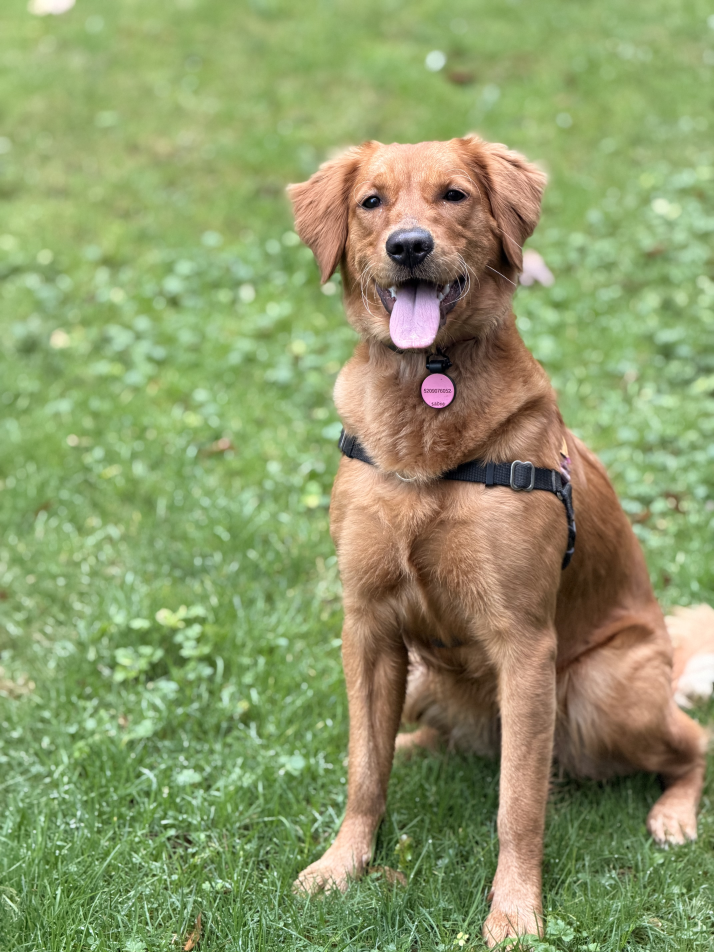
#> input picture skills/community/skills_sh/s/skills-sh_mvanhorn_last30days-skill_last30days/assets/dog-original.jpeg, 4284 x 5712 px (shown at 1/6 size)
$ python portrait.py ../../../../skills_sh/s/skills-sh_mvanhorn_last30days-skill_last30days/assets/dog-original.jpeg out.png
#> lines starting #> are read from the running program, lines starting #| are printed output that depends on the picture
### skills/community/clawhub/s/smart-photo-editor/scripts/exif_utils.py
#!/home/guoxh/.openclaw/venv-clawd/bin/python
"""
EXIF preservation utilities for photo editing.
Reads EXIF from input, preserves through any processing pipeline.
"""
import os
import sys
from typing import Dict, Any, Optional

# Try multiple EXIF libraries
PIEXIF_AVAILABLE = False
EXIF_AVAILABLE = False

try:
    import piexif
    PIEXIF_AVAILABLE = True
except ImportError:
    pass

try:
    import exif
    EXIF_AVAILABLE = True
except ImportError:
    pass


class ExifPreserver:
    """
    Reads EXIF from source image and provides methods to apply it to output.
    Works with both PIL (JPEG, PNG, WebP) and standalone EXIF files.
    """

    def __init__(self, source_path: str):
        self.source_path = source_path
        self.exif_dict: Optional[Dict] = None
        self.exif_bytes: Optional[bytes] = None
        self._read()

    def _read(self):
        """Read EXIF data from source image."""
        if not os.path.exists(self.source_path):
            return

        ext = os.path.splitext(self.source_path)[1].lower()

        # Try piexif first (works on raw image bytes)
        if PIEXIF_AVAILABLE:
            try:
                self.exif_dict = piexif.load(self.source_path)
                # Convert to bytes for later insertion
                self.exif_bytes = piexif.dump(self.exif_dict)
                return
            except Exception:
                pass

        # Fallback: use exif library for basic tag reading
        if EXIF_AVAILABLE:
            try:
                with open(self.source_path, 'rb') as f:
                    tags = exif.Image(f).get_all()
                if tags:
                    # Convert to piexif-compatible dict
                    self.exif_dict = self._convert_to_piexif(tags)
                    if self.exif_dict:
                        self.exif_bytes = piexif.dump(self.exif_dict)
                    return
            except Exception:
                pass

    # [72 lines left out: function _convert_to_piexif, not called in this run]

    def has_exif(self) -> bool:
        """Check if source image has EXIF data."""
        return bool(self.exif_dict) and bool(self.exif_bytes)

    # [201 lines left out: functions apply_to_file, apply_to_pil_image, preserve_exif, with_exif_preservation, cmd_read_exif, cmd_strip_exif, not called in this run]


# [32 lines that do not run on import are left out]

### skills/community/clawhub/s/smart-photo-editor/scripts/portrait.py
#!/home/guoxh/.openclaw/venv-clawd/bin/python
"""
Portrait Retouching Tool

AI-powered and traditional portrait enhancements:
- Skin smoothing (bilateral filter - preserves edges)
- Red-eye removal
- Blemish/dust removal (OpenCV inpainting)
- Teeth whitening
- Eye brightening/enhancement
- Face-aware brightness/contrast
- Sharpening

Uses OpenCV's built-in Haar Cascade for face/eye detection,
so no external models needed.

Usage:
    ./portrait.py input.jpg output.jpg --smooth 3 --enhance-eyes
    ./portrait.py input.jpg output.jpg --brightness 10 --contrast 15
    ./portrait.py input.jpg output.jpg --red-eye --whiten-teeth
    ./portrait.py input.jpg output.jpg --smooth 2 --denoise --face-region
"""
import argparse
import os
import sys
import json
import time
import numpy as np
import cv2

# Add parent directory to path for exif_utils
SCRIPT_DIR = os.path.dirname(os.path.abspath(__file__))
sys.path.insert(0, SCRIPT_DIR)

try:
    from exif_utils import ExifPreserver
    EXIF_PRESERVER = ExifPreserver  # Class reference
except ImportError:
    EXIF_PRESERVER = None


# ─────────────────────────────────────────────────────────────────
# Utility functions
# ─────────────────────────────────────────────────────────────────

def clamp(val, min_val=0, max_val=255):
    return max(min_val, min(max_val, val))


def get_face_cascade():
    """Load OpenCV's face detection cascade."""
    # OpenCV ships with pretrained Haar cascades
    cascade_paths = [
        cv2.data.haarcascades + 'haarcascade_frontalface_default.xml',
        cv2.data.haarcascades + 'haarcascade_frontalface_alt2.xml',
        cv2.data.haarcascades + 'haarcascade_frontalface_alt.xml',
        cv2.data.haarcascades + 'haarcascade_frontalface_alt_tree.xml',
    ]

    for path in cascade_paths:
        if os.path.exists(path):
            return cv2.CascadeClassifier(path)
    return None


def get_eye_cascade():
    """Load OpenCV's eye detection cascade."""
    cascade_paths = [
        cv2.data.haarcascades + 'haarcascade_eye.xml',
        cv2.data.haarcascades + 'haarcascade_eye_tree_eyeglasses.xml',
    ]

    for path in cascade_paths:
        if os.path.exists(path):
            return cv2.CascadeClassifier(path)
    return None


def detect_face_roi(img: np.ndarray):
    """
    Detect face region in image.
    Returns (x, y, w, h) of the face bounding box, or None if not found.
    """
    cascade = get_face_cascade()
    if cascade is None:
        return None

    gray = cv2.cvtColor(img, cv2.COLOR_BGR2GRAY)
    gray = cv2.equalizeHist(gray)

    # Detect faces (scale factor and minNeighbors tuned for portraits)
    faces = cascade.detectMultiScale(
        gray,
        scaleFactor=1.1,
        minNeighbors=5,
        minSize=(80, 80),
        maxSize=(600, 600)
    )

    if len(faces) == 0:
        return None

    # Return the largest face
    largest = max(faces, key=lambda f: f[2] * f[3])
    return tuple(largest)


def detect_eyes(img: np.ndarray, face_roi: tuple):
    """
    Detect eyes within a face region.
    Returns list of (x, y, w, h) eye bounding boxes relative to full image.
    """
    cascade = get_eye_cascade()
    if cascade is None:
        return []

    x, y, w, h = face_roi
    face_gray = cv2.cvtColor(img[y:y+h, x:x+w], cv2.COLOR_BGR2GRAY)
    face_gray = cv2.equalizeHist(face_gray)

    eyes = cascade.detectMultiScale(
        face_gray,
        scaleFactor=1.1,
        minNeighbors=3,
        minSize=(20, 20),
        maxSize=(150, 150)
    )

    # Convert to full-image coordinates
    eye_boxes = []
    for ex, ey, ew, eh in eyes:
        eye_boxes.append((x + ex, y + ey, ew, eh))

    return eye_boxes


# [433 lines left out: functions apply_clahe, smooth_skin, denoise, sharpen, remove_red_eye, whiten_teeth and 4 more, not called in this run]


# ─────────────────────────────────────────────────────────────────
# Main processing pipeline
# ─────────────────────────────────────────────────────────────────

def process_portrait(input_path: str, output_path: str,
                    smooth: float = None,
                    denoise_strength: int = None,
                    sharpen_strength: float = None,
                    red_eye: bool = False,
                    whiten_teeth_strength: float = None,
                    enhance_eyes: bool = False,
                    brightness: float = None,
                    contrast: float = None,
                    gamma: float = None,
                    blemish_removal: bool = False,
                    skin_tone: bool = False,
                    auto_detect: bool = True,
                    no_exif: bool = False,
                    json_output: bool = False,
                    **kwargs) -> dict:
    """
    Process portrait photo with requested enhancements.

    Returns:
        dict with success status, operations performed, elapsed time
    """
    start = time.time()
    operations = []

    # Read image
    img = cv2.imread(input_path)
    if img is None:
        return {"success": False, "error": f"Could not read: {input_path}"}

    # Detect face once
    face_roi = None
    eye_rois = []
    if auto_detect:
        face_roi = detect_face_roi(img)
        if face_roi:
            eye_rois = detect_eyes(img, face_roi)
            if json_output:
                x, y, w, h = face_roi
                print(json.dumps({"face_detected": True,
                                 "face_roi": [int(x), int(y), int(w), int(h)],
                                 "eyes_detected": len(eye_rois)}),
                     file=sys.stderr)
        else:
            if json_output:
                print(json.dumps({"face_detected": False}), file=sys.stderr)

    result = img.copy()

    # Build processing chain
    if smooth is not None:
        result = smooth_skin(result, strength=smooth,
                            face_roi=face_roi if auto_detect else None)
        operations.append(f"smooth({smooth})")

    if denoise_strength is not None:
        result = denoise(result, strength=denoise_strength)
        operations.append(f"denoise({denoise_strength})")

    if blemish_removal and face_roi:
        result = remove_blemishes(result, face_roi=face_roi)
        operations.append("blemish_removal")

    if red_eye:
        result = remove_red_eye(result, face_roi=face_roi, eye_rois=eye_rois)
        operations.append("red_eye_removal")

    if whiten_teeth_strength is not None and face_roi:
        result = whiten_teeth(result, face_roi=face_roi,
                             strength=whiten_teeth_strength)
        operations.append(f"teeth_whitening({whiten_teeth_strength})")

    if enhance_eyes:
        result = enhance_eyes(result, face_roi=face_roi)
        operations.append("eye_enhancement")

    if brightness is not None or contrast is not None or gamma is not None:
        b = brightness if brightness is not None else 0
        c = contrast if contrast is not None else 0
        g = gamma if gamma is not None else 1.0
        result = adjust_face_brightness(result, face_roi=face_roi,
                                        brightness=b, contrast=c, gamma=g)
        ops_str = f"face_adjust(b={b},c={c},g={g})"
        operations.append(ops_str)

    if skin_tone:
        result = auto_skin_tone_enhance(result, face_roi=face_roi)
        operations.append("skin_tone_enhancement")

    if sharpen_strength is not None:
        result = sharpen(result, strength=sharpen_strength)
        operations.append(f"sharpen({sharpen_strength})")

    # Save output
    cv2.imwrite(output_path, result)

    # Apply EXIF preservation
    elapsed_ms = int((time.time() - start) * 1000)

    if not no_exif and EXIF_PRESERVER:
        try:
            preserver = EXIF_PRESERVER(input_path)
            if preserver.has_exif():
                preserver.apply_to_file(output_path)
        except Exception as e:
            print(f"Warning: EXIF preservation failed: {e}", file=sys.stderr)

    result_dict = {
        "success": True,
        "operations": operations,
        "elapsed_ms": elapsed_ms,
        "output": output_path
    }

    if json_output:
        print(json.dumps(result_dict), file=sys.stdout)
    else:
        print(f"✓ Portrait retouching complete in {elapsed_ms}ms")
        print(f"  Operations: {', '.join(operations) if operations else 'none'}")
        print(f"  Output: {output_path}")

    return result_dict


# ─────────────────────────────────────────────────────────────────
# CLI
# ─────────────────────────────────────────────────────────────────

def main():
    parser = argparse.ArgumentParser(
        description="Portrait Retouching Tool - skin smoothing, red-eye removal, etc.",
        formatter_class=argparse.RawDescriptionHelpFormatter,
        epilog="""
Examples:
  %(prog)s input.jpg output.jpg --smooth 3
  %(prog)s input.jpg output.jpg --smooth 2 --enhance-eyes --red-eye
  %(prog)s input.jpg output.jpg --brightness 10 --contrast 15 --face-region
  %(prog)s input.jpg output.jpg --blemish-removal --skin-tone
  %(prog)s input.jpg output.jpg --all --face-region
        """
    )

    parser.add_argument("input", help="Input portrait image")
    parser.add_argument("output", help="Output image path")

    # Skin enhancements
    parser.add_argument("--smooth", type=float, default=None,
                       help="Skin smoothing strength (1-10, default: off)")
    parser.add_argument("--denoise", type=int, default=None,
                       help="Denoise strength (1-30, default: off)")
    parser.add_argument("--blemish-removal", action="store_true",
                       help="Remove small blemishes/spots")
    parser.add_argument("--skin-tone", action="store_true",
                       help="Enhance natural skin tone (warm, healthy)")

    # Feature enhancements
    parser.add_argument("--red-eye", action="store_true",
                       help="Remove red-eye from flash photos")
    parser.add_argument("--whiten-teeth", type=float, default=None,
                       help="Teeth whitening strength (0.1-0.8)")
    parser.add_argument("--enhance-eyes", action="store_true",
                       help="Brighten and sharpen eyes")

    # Global adjustments
    parser.add_argument("--brightness", type=float, default=None,
                       help="Face brightness adjustment (-100 to 100)")
    parser.add_argument("--contrast", type=float, default=None,
                       help="Face contrast adjustment (-100 to 100)")
    parser.add_argument("--gamma", type=float, default=None,
                       help="Face gamma correction (0.1-3.0, 1.0=no change)")
    parser.add_argument("--sharpen", type=float, default=None,
                       help="Sharpening strength (0.5-3.0)")

    # Presets
    parser.add_argument("--all", action="store_true",
                       help="Apply all enhancements with sensible defaults")
    parser.add_argument("--subtle", action="store_true",
                       help="Apply subtle all enhancements (conservative)")

    # Detection control
    parser.add_argument("--no-auto-detect", action="store_true",
                       help="Disable automatic face/eye detection")
    parser.add_argument("--face-region", action="store_true",
                       help="Limit effects to detected face region")

    # Output options
    parser.add_argument("--no-exif", action="store_true",
                       help="Do not preserve EXIF metadata")
    parser.add_argument("--json", action="store_true",
                       help="Output JSON results")

    args = parser.parse_args()

    # Handle presets
    if args.all:
        args.smooth = args.smooth or 2.0
        args.denoise = args.denoise or 5
        args.enhance_eyes = True
        args.red_eye = True
        args.skin_tone = True
        args.blemish_removal = True

    if args.subtle:
        args.smooth = args.smooth or 1.5
        args.enhance_eyes = True
        args.skin_tone = True
        args.red_eye = True

    # Validate
    if args.smooth is not None and not (0.5 <= args.smooth <= 10):
        print("Error: --smooth must be between 0.5 and 10", file=sys.stderr)
        sys.exit(1)

    if args.denoise is not None and not (1 <= args.denoise <= 30):
        print("Error: --denoise must be between 1 and 30", file=sys.stderr)
        sys.exit(1)

    if args.whiten_teeth is not None and not (0.1 <= args.whiten_teeth <= 0.8):
        print("Error: --whiten-teeth must be between 0.1 and 0.8", file=sys.stderr)
        sys.exit(1)

    auto_detect = not args.no_auto_detect

    # Create output directory
    out_dir = os.path.dirname(args.output)
    if out_dir and not os.path.exists(out_dir):
        os.makedirs(out_dir)

    # Process
    try:
        result = process_portrait(
            args.input, args.output,
            smooth=args.smooth,
            denoise_strength=args.denoise,
            sharpen_strength=args.sharpen,
            red_eye=args.red_eye,
            whiten_teeth_strength=args.whiten_teeth,
            enhance_eyes=args.enhance_eyes,
            brightness=args.brightness,
            contrast=args.contrast,
            gamma=args.gamma,
            blemish_removal=args.blemish_removal,
            skin_tone=args.skin_tone,
            auto_detect=auto_detect,
            no_exif=args.no_exif,
            json_output=args.json
        )
#> in process_portrait, img is the input picture: shape (5712, 4284, 3); mean B, G, R 105.4, 153.7, 141.6
#> in detect_face_roi, `gray = cv2.cvtColor(img, cv2.COLOR_BGR2GRAY)`:
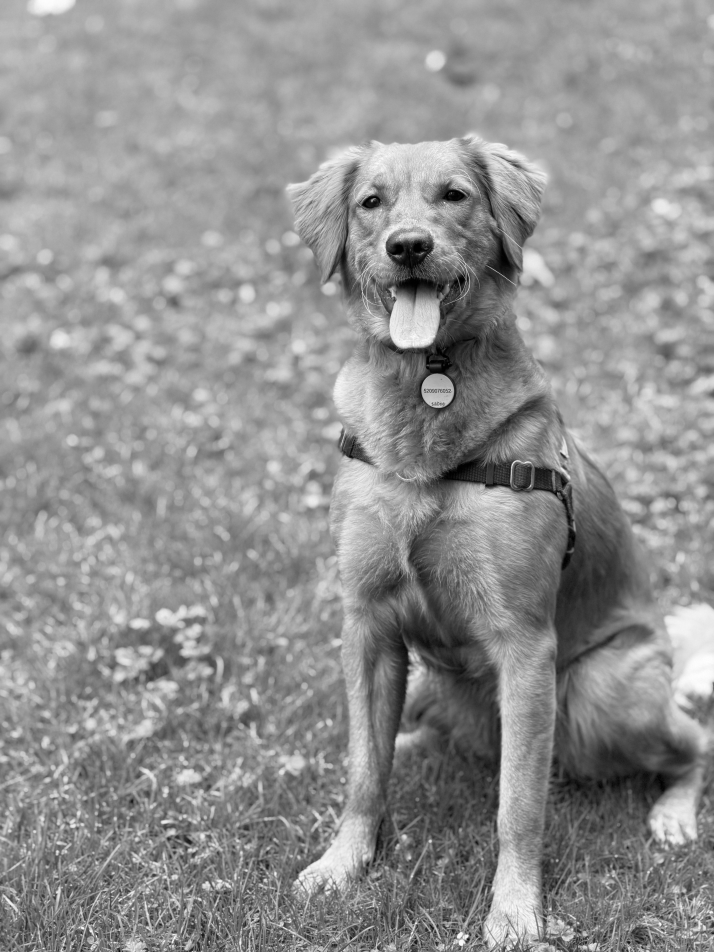
#> gray: shape (5712, 4284) (shown at 1/6 size); min 0, max 255, mean 144.6
#> in detect_face_roi, `gray = cv2.equalizeHist(gray)`:
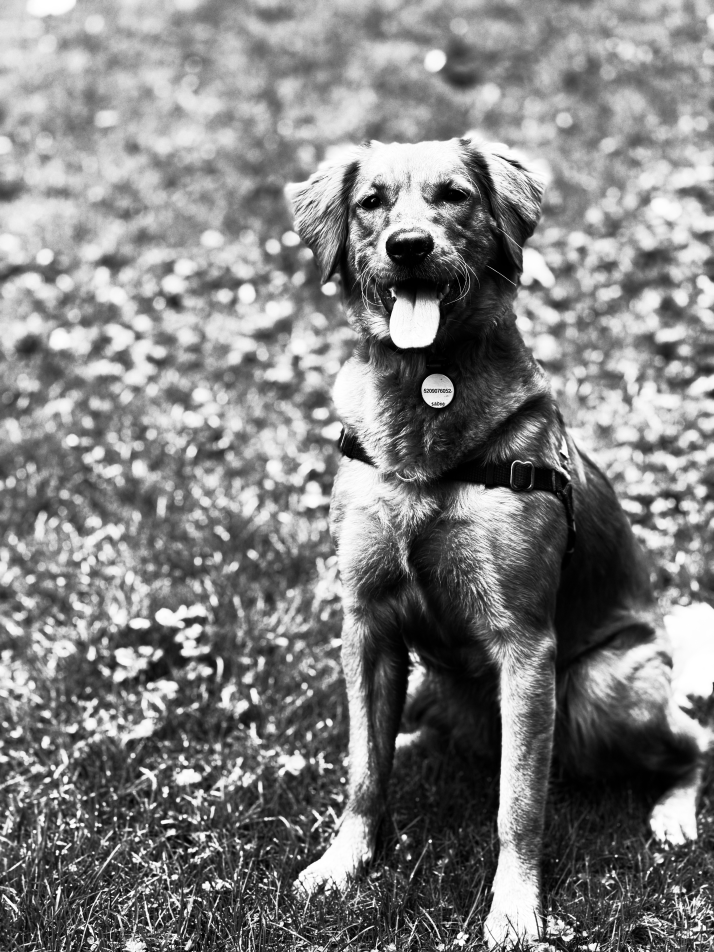
#> gray: shape (5712, 4284) (shown at 1/6 size); min 0, max 255, mean 128.5
#> in detect_face_roi, `faces = cascade.detectMultiScale( gray, scaleFactor=1.1, minNeighbors=..`: faces = [[3398, 213, 101, 101], [1475, 2330, 90, 90], [1288, 2337, 88, 88], [2003, 3426, 138, 138], [3034, 2291, 145, 145], [2502, 2248, 238, 238], [3627, 2575, 269, 269], [975, 3830, 380, 380]]
#> in detect_face_roi, `largest = max(faces, key=lambda f: f[2] * f[3])`: largest = [975, 3830, 380, 380]
#> in process_portrait, `face_roi = detect_face_roi(img)`: face_roi = (975, 3830, 380, 380)
#> in detect_eyes, `x, y, w, h = face_roi`: x = 975; y = 3830; w = 380
#> in detect_eyes, `face_gray = cv2.cvtColor(img[y:y+h, x:x+w], cv2.COLOR_BGR2GRAY)`:
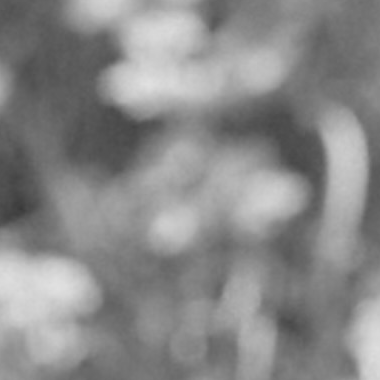
#> face_gray: shape (380, 380); min 57, max 225, mean 136.8
#> in detect_eyes, `face_gray = cv2.equalizeHist(face_gray)`:
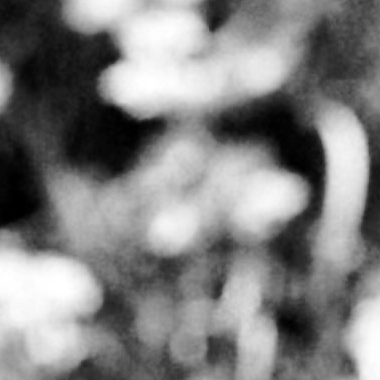
#> face_gray: shape (380, 380); min 0, max 255, mean 128.5
#> in detect_eyes, `eyes = cascade.detectMultiScale( face_gray, scaleFactor=1.1, minNeighb..`: eyes = [[202, 282, 23, 23], [192, 4, 42, 42], [137, 248, 66, 66]]
#> the loop in detect_eyes, `for ex, ey, ew, eh in eyes:` made 3 passes
#> after the loop in detect_eyes, `for ex, ey, ew, eh in eyes:`: eye_boxes = [(1177, 4112, 23, 23), (1167, 3834, 42, 42), (1112, 4078, 66, 66)]
#> in process_portrait, `eye_rois = detect_eyes(img, face_roi)`: eye_rois has the same summary as eye_boxes in detect_eyes
#> (the call stopped at in _read, `self.exif_dict = piexif.load(self.source_path)`: piexif is not available in this run)
        sys.exit(0 if result["success"] else 1)
#> (the program exits here)

$ run again, on skills/community/skills_sh/s/skills-sh_mvanhorn_last30days-skill_last30days/assets/dog-as-human.png
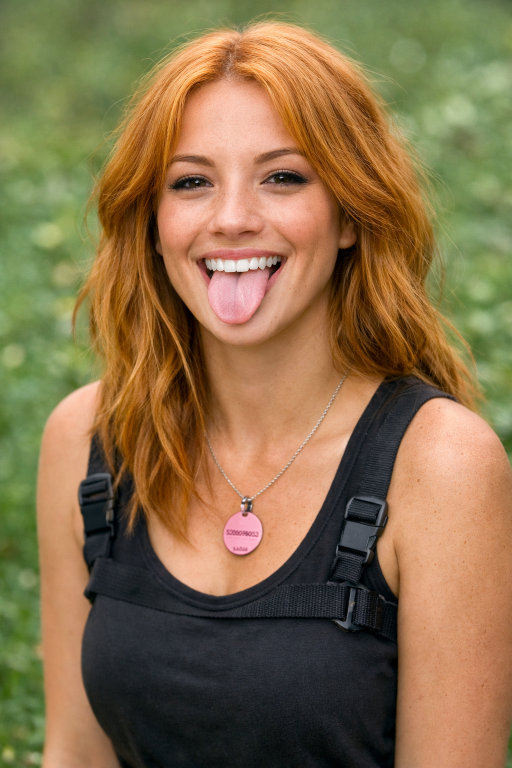
#> input picture skills/community/skills_sh/s/skills-sh_mvanhorn_last30days-skill_last30days/assets/dog-as-human.png, 1024 x 1536 px (shown at 1/2 size)
#> in process_portrait, img is the input picture: shape (1536, 1024, 3); mean B, G, R 74.9, 111.4, 135.4
#> in detect_face_roi, `gray = cv2.equalizeHist(gray)`:
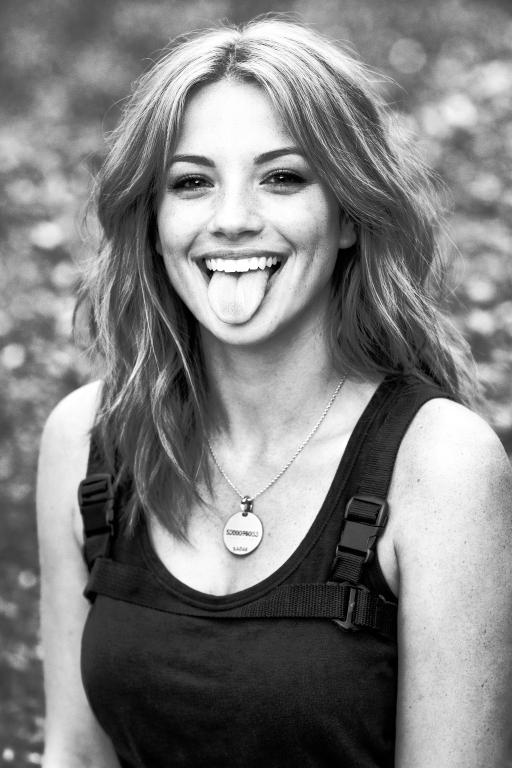
#> gray: shape (1536, 1024) (shown at 1/2 size); min 0, max 255, mean 128.3
#> faces = [[422, 713, 119, 119], [44, 208, 112, 112], [256, 198, 428, 428]]
#> largest = [256, 198, 428, 428]
#> face_roi = (256, 198, 428, 428)
#> x = 256; y = 198; w = 428
#> in detect_eyes, `face_gray = cv2.equalizeHist(face_gray)`:
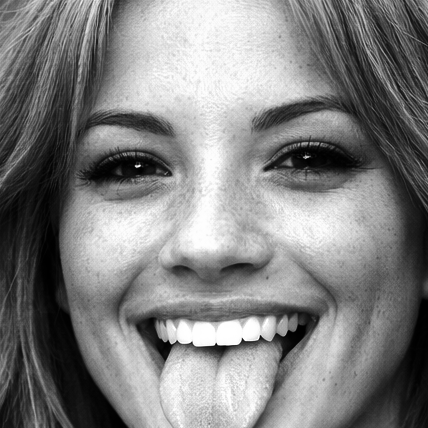
#> face_gray: shape (428, 428); min 0, max 255, mean 128.2
#> eyes = [[250, 113, 92, 92], [73, 110, 120, 120]]
#> the loop in detect_eyes, `for ex, ey, ew, eh in eyes:` made 2 passes
#> after the loop in detect_eyes, `for ex, ey, ew, eh in eyes:`: eye_boxes = [(506, 311, 92, 92), (329, 308, 120, 120)]
